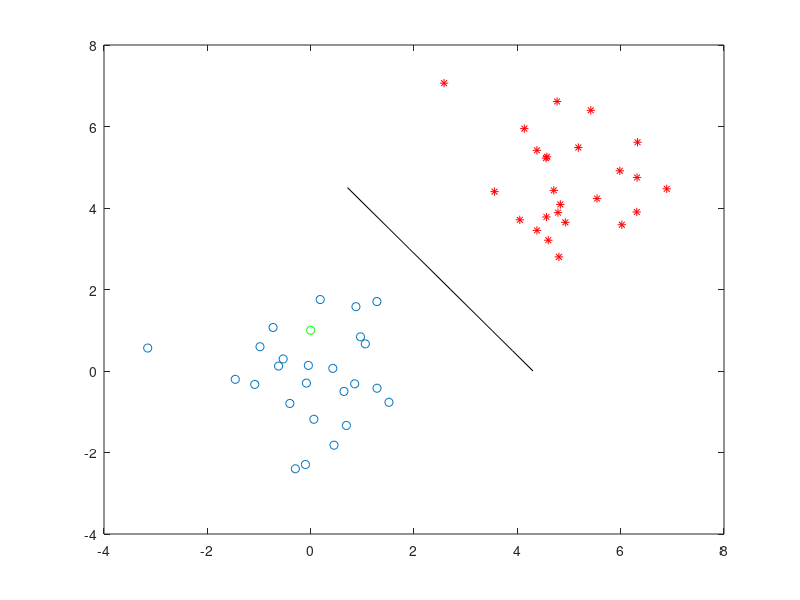

The MATLAB source for this figure:
clear all
close all
clc


x1 = randn(1, 25);
x2 = randn(1, 25);

C1 = [x1; x2];

plot(C1(1,:),C1(2,:),'o')


x1 = 5 + randn(1, 25);
x2 = 5 + randn(1, 25);

C2 = [x1; x2]
hold on
plot(C2(1,:),C2(2,:),'r*')

X = [[C1'; C2'] ones(50,1)];
y = [ones(25,1); -ones(25,1)];

w = (pinv(X'*X))*X'*y

x2 = [0:0.5:4.5];

x1 = (-w(2)*x2 - w(3))/w(1);

plot(x1,x2,'k')

xd = [0; 1; 3];

plot(xd(1),xd(2),'og')

if (w'*xd)>0
    c = +1
else
    c = -1
end